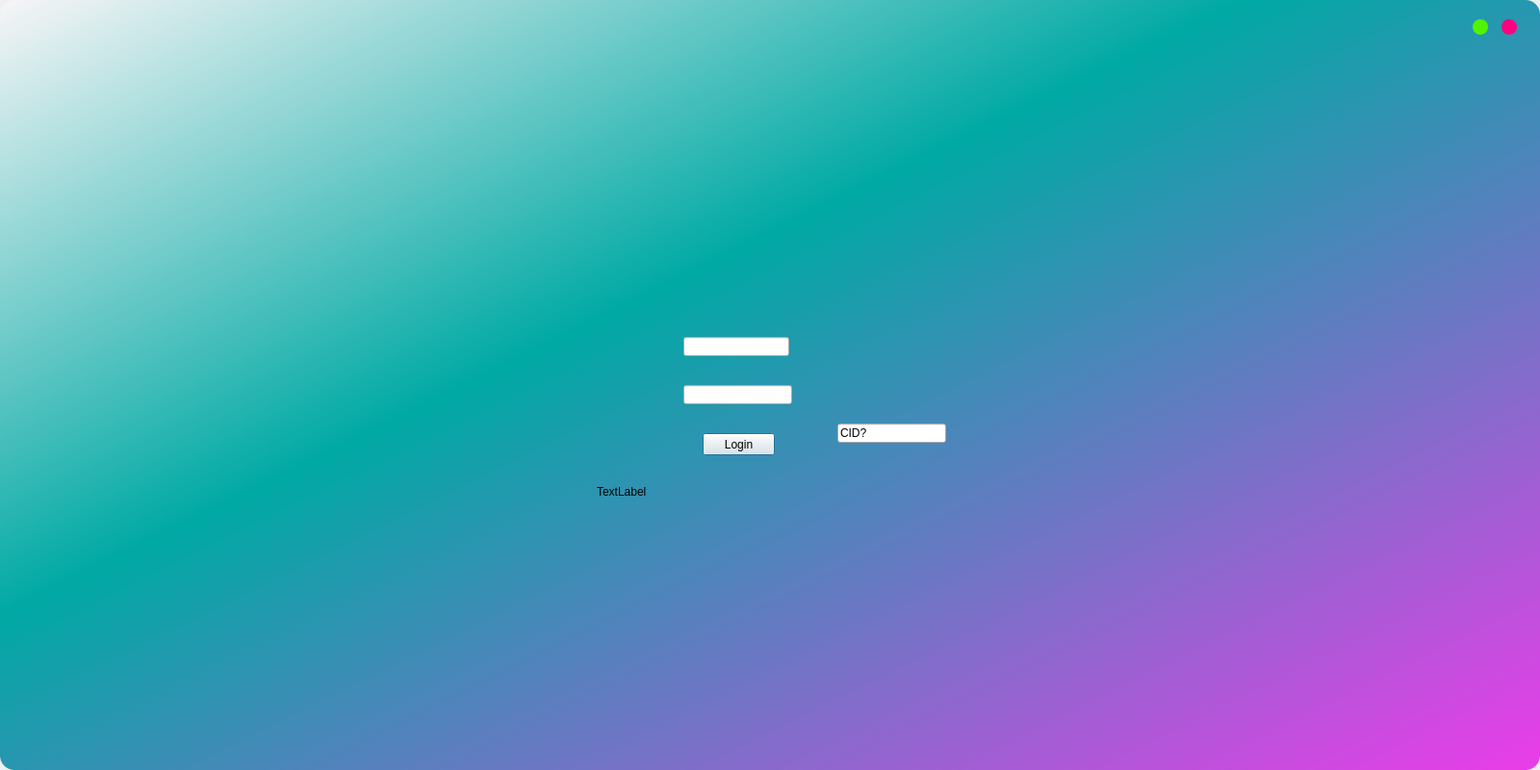
<?xml version="1.0" encoding="UTF-8"?>
<ui version="4.0">
 <class>MainWindow</class>
 <widget class="QMainWindow" name="MainWindow">
  <property name="geometry">
   <rect>
    <x>0</x>
    <y>0</y>
    <width>1600</width>
    <height>800</height>
   </rect>
  </property>
  <property name="windowTitle">
   <string>MainWindow</string>
  </property>
  <property name="styleSheet">
   <string notr="true">QWidget#centralwidget{
background-color: qlineargradient(x1: 0, y1: 0, x2: 1, y2: 1,stop: 0 #f7f5f7, stop: 0.4 #00a9a4,stop: 1 #ed3bea);
border-radius: 15px;
}</string>
  </property>
  <widget class="QWidget" name="centralwidget">
   <widget class="QLineEdit" name="account_field">
    <property name="geometry">
     <rect>
      <x>710</x>
      <y>350</y>
      <width>110</width>
      <height>20</height>
     </rect>
    </property>
    <property name="text">
     <string/>
    </property>
   </widget>
   <widget class="QLineEdit" name="pwd_field">
    <property name="geometry">
     <rect>
      <x>710</x>
      <y>400</y>
      <width>113</width>
      <height>20</height>
     </rect>
    </property>
    <property name="text">
     <string/>
    </property>
   </widget>
   <widget class="QPushButton" name="login_btn">
    <property name="geometry">
     <rect>
      <x>730</x>
      <y>450</y>
      <width>75</width>
      <height>23</height>
     </rect>
    </property>
    <property name="text">
     <string>Login</string>
    </property>
    <property name="autoDefault">
     <bool>true</bool>
    </property>
    <property name="default">
     <bool>true</bool>
    </property>
   </widget>
   <widget class="QLabel" name="error_display">
    <property name="geometry">
     <rect>
      <x>620</x>
      <y>500</y>
      <width>301</width>
      <height>21</height>
     </rect>
    </property>
    <property name="text">
     <string>TextLabel</string>
    </property>
   </widget>
   <widget class="QLineEdit" name="pwd_field_2">
    <property name="geometry">
     <rect>
      <x>870</x>
      <y>440</y>
      <width>113</width>
      <height>20</height>
     </rect>
    </property>
    <property name="text">
     <string>CID?</string>
    </property>
   </widget>
   <widget class="QPushButton" name="_exitbtn">
    <property name="geometry">
     <rect>
      <x>1560</x>
      <y>20</y>
      <width>16</width>
      <height>16</height>
     </rect>
    </property>
    <property name="minimumSize">
     <size>
      <width>16</width>
      <height>16</height>
     </size>
    </property>
    <property name="maximumSize">
     <size>
      <width>16</width>
      <height>16</height>
     </size>
    </property>
    <property name="styleSheet">
     <string notr="true">QPushButton#_exitbtn{
border: none;
border-radius: 8px;
background-color: rgb(255, 0, 127);
}
QPushButton#_exitbtn:hover{
background-color: #bd005e;
}</string>
    </property>
    <property name="text">
     <string/>
    </property>
   </widget>
   <widget class="QPushButton" name="_hidebtn">
    <property name="geometry">
     <rect>
      <x>1530</x>
      <y>20</y>
      <width>16</width>
      <height>16</height>
     </rect>
    </property>
    <property name="minimumSize">
     <size>
      <width>16</width>
      <height>16</height>
     </size>
    </property>
    <property name="maximumSize">
     <size>
      <width>16</width>
      <height>16</height>
     </size>
    </property>
    <property name="styleSheet">
     <string notr="true">QPushButton#_hidebtn{
border: none;
border-radius: 8px;
background-color: rgb(81, 243, 0);
}
QPushButton#_hidebtn:hover{
background-color: #00b658;
}</string>
    </property>
    <property name="text">
     <string/>
    </property>
   </widget>
  </widget>
 </widget>
 <resources/>
 <connections/>
</ui>
